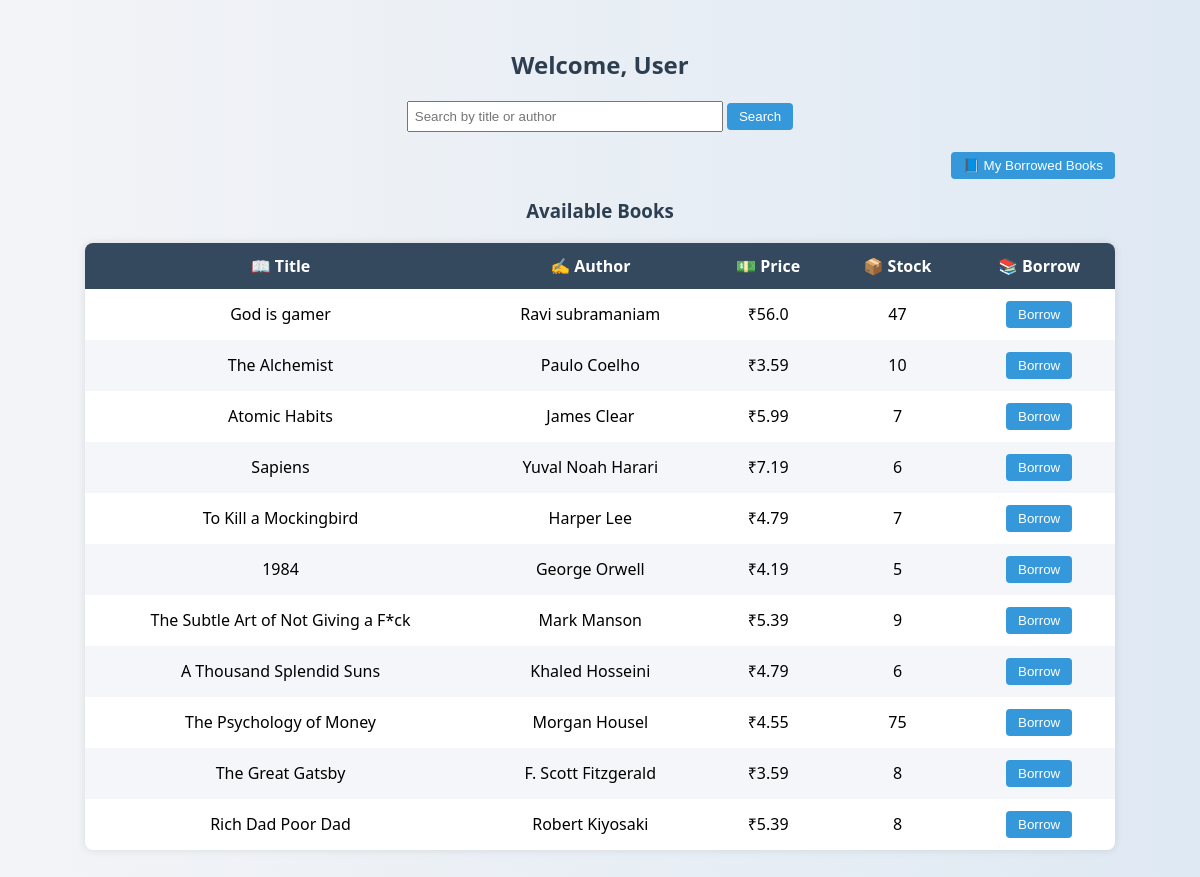
The app's page /user/home, older data.
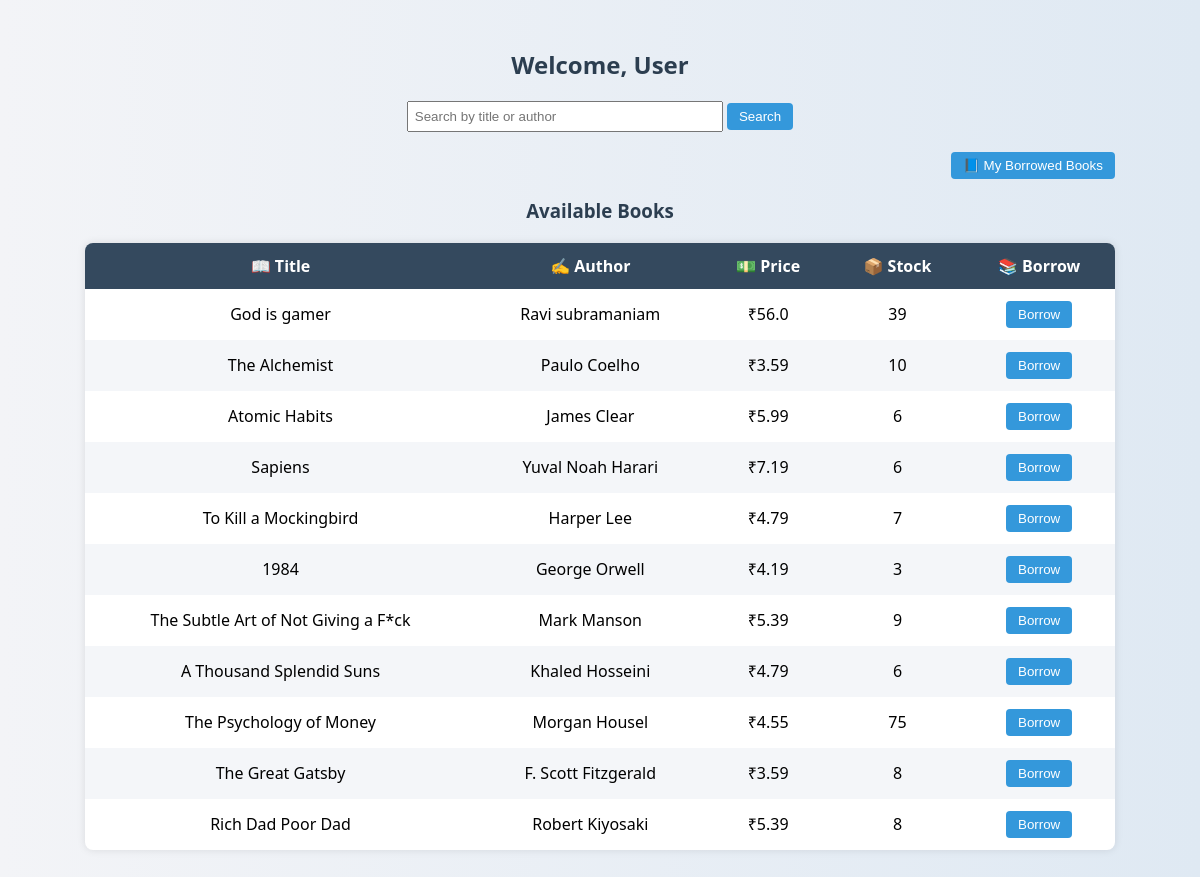
The same page, newer data.
### tables this page shows
CREATE TABLE books(book_id integer primary key autoincrement,
    book_title text not null,
    author text not null,
    price float not null,
    stock integer not null);

### app.py (the view)
@app.route("/user/home")
def user_home():
    query = request.args.get("query")
    conn = get_connection()
    cursor = conn.cursor()
    if query:
        cursor.execute("""
            SELECT * FROM books
            WHERE book_title LIKE ? OR author LIKE ?
        """, (f'%{query}%', f'%{query}%'))
    else:
        cursor.execute("SELECT * FROM books")
    books = cursor.fetchall()
    conn.close()
    return render_template("user_home.html", books=books)

### app.py (called while the page is built)
def get_connection():
    return sqlite3.connect("library.db")

### templates/user_home.html (shortened to what this page needs)
<!DOCTYPE html>
<html>
<head>
</head>
<body>
    <h2>Welcome, User</h2>
    <form method="GET" action="{{ url_for('user_home') }}" style="text-align: center; margin-bottom: 20px;">
        <input type="text" name="query" placeholder="Search by title or author" style="padding: 6px; width: 300px;">
        <button type="submit" class="btn-borrow">Search</button>
    </form>
    <div style="text-align: right; margin-right: 5%; margin-bottom: 10px;">
        <a href="{{ url_for('view_borrowed_books') }}">
            <button class="btn-borrow">📘 My Borrowed Books</button>
        </a>
    </div>
    <h3>Available Books</h3>
    <table>
        <thead>
            <tr>
                <th>📖 Title</th>
                <th>✍️ Author</th>
                <th>💵 Price</th>
                <th>📦 Stock</th>
                <th>📚 Borrow</th>
            </tr>
        </thead>
        <tbody>
            {% for book in books %}
            <tr>
                <td>{{ book[1] }}</td>
                <td>{{ book[2] }}</td>
                <td>₹{{ book[3] }}</td>
                <td>
                    {% if book[4] > 0 %}
                        {{ book[4] }}
                    {% else %}
                        <span class="out-of-stock">Out of Stock</span>
                    {% endif %}
                </td>
                <td>
                    {% if book[4] > 0 %}
                        <form method="POST" action="/user/borrow/{{ book[0] }}">
                            <button class="btn-borrow" type="submit">Borrow</button>
                        </form>
                    {% else %}
                        <button class="btn-borrow disabled" disabled>Unavailable</button>
                    {% endif %}
                </td>
            </tr>
            {% endfor %}
        </tbody>
    </table>
</body>
</html>

Row changes from the older to the newer data that the page shows:
changed books "God is gamer": stock "47" → "39"
changed books "Atomic Habits": stock "7" → "6"
changed books "George Orwell": stock "5" → "3"
